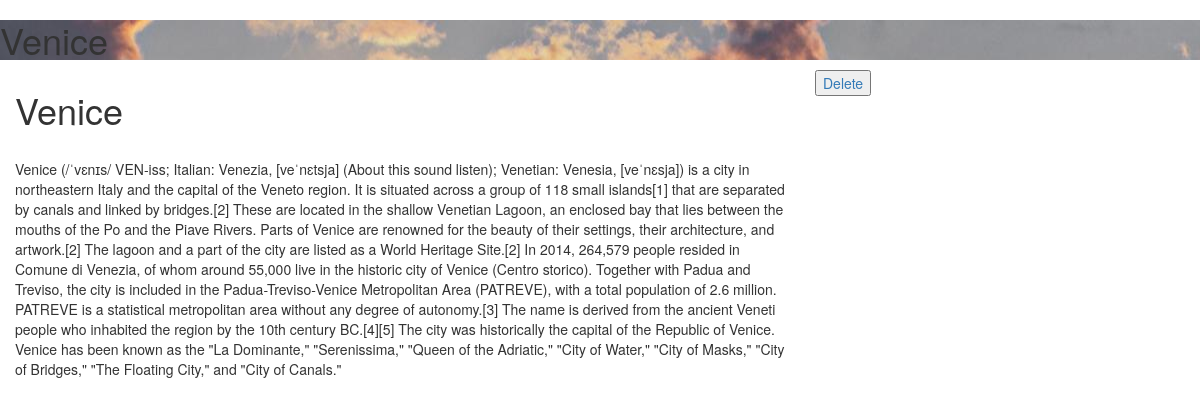
The page /blog/10/ on the database its author committed.
### blog/models.py (models this page shows)
class post(models.Model):
    user=models.ForeignKey(User)
    title=models.CharField(max_length=512)
    content=models.TextField()
    img=models.ImageField(upload_to='blog_img/')
    date=models.DateTimeField(auto_now=True,auto_now_add=False)
    is_published=models.BooleanField(default=False)

### blog/views.py (the view)
# urls.py: url(r'^(?P<id>[0-9]+)/$',view_post,name="post"),
def view_post (request,id):
    posts= post.objects.get(id=int(id))
    comments = comment.objects.filter(post=posts)
    print(comments)
    template='blog/view.html'
    context= {"post":posts,"comments":comments}
    return render(request,template,context)

### blog/templates/blog/view.html (shortened to what this page needs)
{% extends 'blog/base.html' %}
{% block body %}
<div id="cover-detail" style="background-image: url('/media/{{ post.img }}');">
    <h1 id="cover-text">{{post.title}}</h1>
</div>
<div id="post-content">
    <div class="post-detail">
        <div class="container-fluid">
            <div class="row">
                <div class="col-md-8">
                    <h1>{{post.title}}</h1>
                    <br>
                    <p>{{post.content}}</p>
                </div>
                <div class="col-md-4">
                    <a href="{% url 'delete_post' post.id %}"><button>Delete</button></a>
                </div>
            </div>
        </div>
    </div>
{% endblock %}

### rows shown on the page
post: img (picture), title "Venice", content "Venice (/ˈvɛnɪs/ VEN-iss; Italian: Venezia, [veˈnɛtsja] (About this sound listen); Venetian: Venesia, [veˈnɛsja]) is a city in northeastern Italy and the capital of the Veneto region. It is situated across a group of 118 small islands[1] that are separated by canals and linked by bridges.[2] These are located in the shallow Venetian Lagoon, an enclosed bay that lies between the mouths of the Po and the Piave Rivers. Parts of Venice are renowned for the beauty of their settings, their architecture, and artwork.[2] The lagoon and a part of the city are listed as a World Heritage Site.[2] In 2014, 264,579 people resided in Comune di Venezia, of whom around 55,000 live in the historic city of…"
